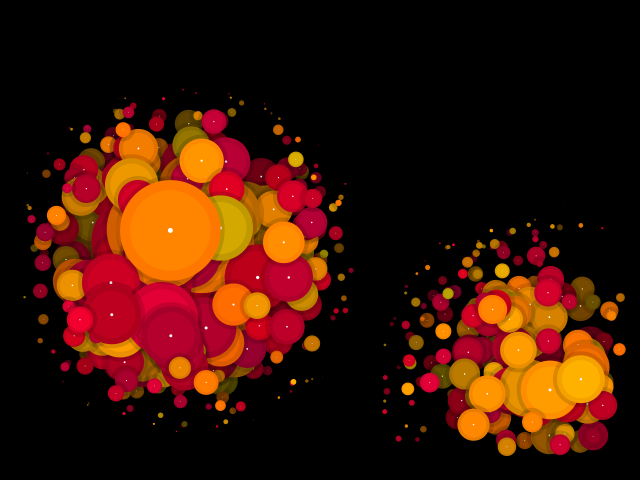
Frame 1 (no input)
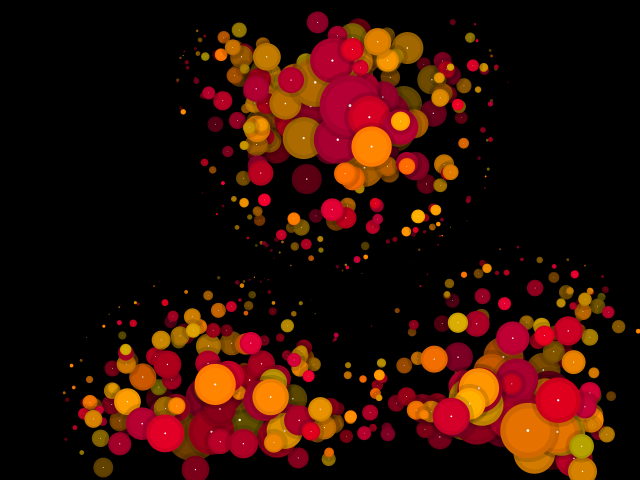
Frame 60 (the mouse pressed at the canvas centre just before this capture)
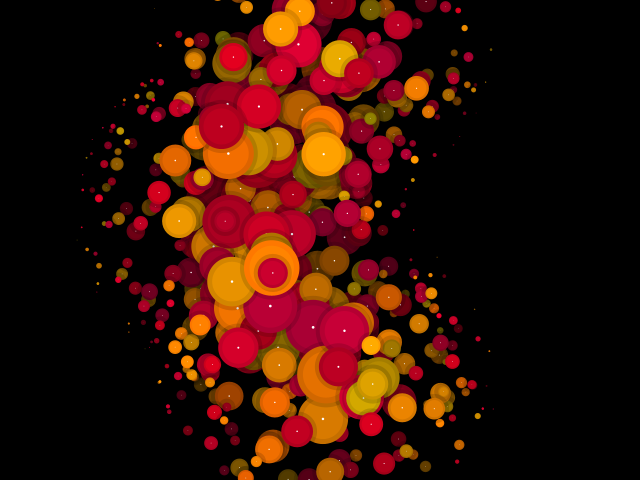
Frame 120 (the mouse held since frame 60 and released just before this capture)

The Processing sketch that drew these frames (run headless with seeded random() and noise(); from frame 60 on, the mouse is pressed at the canvas centre):

// Processing sketch: example09
// ── example09.pde
///////////////////////////////////////////////
float offsx = 0, offsy = 0, offsc = 0.1, speed = 1.25, radius = 40, reaction = 0.2, falloff = 0.975, border = 1.0;
int count = 850;
boolean deep = true, shdw = true;

class c_circ
{
  float rad, bord, x, y, dx, dy, xx, yy, ddx, ddy, f;
  color c;
  c_circ()
  {
    rad  = random(radius * 0.35, radius * 1.15); bord = rad * border;
    xx = x = random(bord, width - bord);
    yy = y = random(bord, height - bord);
    float d = random(3, 5) * speed;
    ddx = 0; dx  = d * zrandom();
    ddy = 0; dy  = d * zrandom();
    if (irandom(1) == 1) c = color(irandom(155, 255), irandom(100, 150), 0); else c = color(irandom(155, 205), 0, irandom(25, 50));
  }
  void regenerate()
  { 
    x += dx; y += dy; f = 0;
    if ((x > (width - bord)) || (x < bord)) dx = - dx; else if (irandom(37) == 11) dx = - dx;
    if ((y > (height - bord)) || (y < bord)) dy = - dy; else if (irandom(37) == 11) dy = - dy;  
    float d = dist(x, y, xx, yy);
    ddx += (x - xx) / d * reaction;
    ddy += (y - yy) / d * reaction;
    ddx *= falloff;
    ddy *= falloff;
    xx += ddx;
    yy += ddy;
  }
  void addForce(float px, float py, float r) { f += force(r, xx, yy, px, py); }
  void draw(int i, float r)
  {
    color cc;
    if (deep) { float t = 0.7 * i / count + 0.4; cc = color(red(c) * t, green(c) * t, blue(c) * t); } else cc = c;  
    if (shdw) circle(xx, yy, r + 4, color(0, 0, 0, 35));
    circle(xx, yy, r, cc);
    float oc = 1 + offsc;
    circle(xx + offsx * r * 0.1, yy + offsy * r * 0.1, 0.8 * r, color(red(cc) * oc, green(cc) * oc, blue(cc) * oc));
    circle(xx + offsx * r * 0.25, yy + offsy * r * 0.25, 0.05 * r, color(255, 255, 255));
  }
  void drawForce(int i) { if (f > 0) draw(i, 0.7 * rad * f); }
}

c_circ[] circ, pcirc;

///////////////////////////////////////////////
void setup()
{ 
  size(640, 480); smooth(); noStroke(); frameRate(25);
  
  circ = new c_circ[count];
  for (int i = 0; i < count; i++) circ[i] = new c_circ();  
  pcirc = new c_circ[3];
  for (int i = 0; i < 3; i++) pcirc[i] = new c_circ();

}

void draw()
{   
  background(0, 0, 0);
  for (int i = 0; i < 3; i++) pcirc[i].regenerate(); 
  for (int i = 0; i < count; i++)
  { circ[i].regenerate();
    for (int j = 0; j < 3; j++) circ[i].addForce(pcirc[j].xx, pcirc[j].yy, 175);
    circ[i].drawForce(i);
  }  
  
}

///////////////////////////////////////////////
int irandom(int m) { return (int)random(m + 1.0); }
int irandom(int mn, int mx) { return (int)random(mn, mx + 1.0); }
int zrandom() { return 1 - 2 * irandom(1); }

void circle(float x, float y, float r, color c) { fill(c); ellipse(x, y, r * 2, r * 2); }

float force(float r, float x1, float y1, float x2, float y2)
{
  float d = dist(x1, y1, x2, y2);
  if (d > r) return 0; else return 1 - d / r;
}
